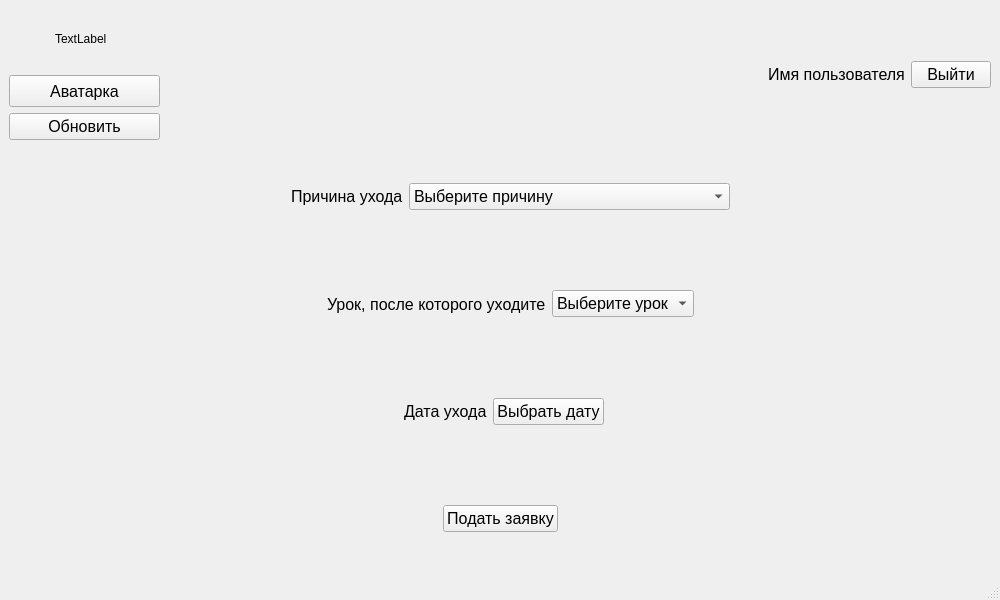
<?xml version="1.0" encoding="UTF-8"?>
<ui version="4.0">
 <class>MainWindow</class>
 <widget class="QMainWindow" name="MainWindow">
  <property name="geometry">
   <rect>
    <x>0</x>
    <y>0</y>
    <width>1000</width>
    <height>600</height>
   </rect>
  </property>
  <property name="maximumSize">
   <size>
    <width>16777215</width>
    <height>16777215</height>
   </size>
  </property>
  <property name="windowTitle">
   <string>MainWindow</string>
  </property>
  <property name="layoutDirection">
   <enum>Qt::LeftToRight</enum>
  </property>
  <widget class="QWidget" name="centralwidget">
   <layout class="QVBoxLayout" name="verticalLayout">
    <item>
     <layout class="QHBoxLayout" name="horizontalLayout_3">
      <item>
       <layout class="QVBoxLayout" name="verticalLayout_2">
        <item>
         <layout class="QHBoxLayout" name="horizontalLayout_6">
          <item>
           <spacer name="horizontalSpacer_11">
            <property name="orientation">
             <enum>Qt::Horizontal</enum>
            </property>
            <property name="sizeHint" stdset="0">
             <size>
              <width>40</width>
              <height>20</height>
             </size>
            </property>
           </spacer>
          </item>
          <item>
           <widget class="QLabel" name="label_6">
            <property name="sizePolicy">
             <sizepolicy hsizetype="Fixed" vsizetype="Fixed">
              <horstretch>0</horstretch>
              <verstretch>0</verstretch>
             </sizepolicy>
            </property>
            <property name="minimumSize">
             <size>
              <width>60</width>
              <height>60</height>
             </size>
            </property>
            <property name="maximumSize">
             <size>
              <width>60</width>
              <height>60</height>
             </size>
            </property>
            <property name="text">
             <string>TextLabel</string>
            </property>
           </widget>
          </item>
          <item>
           <spacer name="horizontalSpacer_10">
            <property name="orientation">
             <enum>Qt::Horizontal</enum>
            </property>
            <property name="sizeHint" stdset="0">
             <size>
              <width>40</width>
              <height>20</height>
             </size>
            </property>
           </spacer>
          </item>
         </layout>
        </item>
        <item>
         <widget class="QPushButton" name="pushButton_5">
          <property name="sizePolicy">
           <sizepolicy hsizetype="Minimum" vsizetype="Fixed">
            <horstretch>0</horstretch>
            <verstretch>0</verstretch>
           </sizepolicy>
          </property>
          <property name="minimumSize">
           <size>
            <width>60</width>
            <height>32</height>
           </size>
          </property>
          <property name="maximumSize">
           <size>
            <width>16777215</width>
            <height>16777215</height>
           </size>
          </property>
          <property name="font">
           <font>
            <pointsize>12</pointsize>
           </font>
          </property>
          <property name="text">
           <string>Аватарка</string>
          </property>
          <property name="autoRepeat">
           <bool>false</bool>
          </property>
         </widget>
        </item>
        <item>
         <widget class="QPushButton" name="pushButton_2">
          <property name="font">
           <font>
            <pointsize>12</pointsize>
           </font>
          </property>
          <property name="text">
           <string>Обновить</string>
          </property>
         </widget>
        </item>
       </layout>
      </item>
      <item>
       <spacer name="horizontalSpacer">
        <property name="orientation">
         <enum>Qt::Horizontal</enum>
        </property>
        <property name="sizeHint" stdset="0">
         <size>
          <width>40</width>
          <height>20</height>
         </size>
        </property>
       </spacer>
      </item>
      <item>
       <spacer name="horizontalSpacer_12">
        <property name="orientation">
         <enum>Qt::Horizontal</enum>
        </property>
        <property name="sizeHint" stdset="0">
         <size>
          <width>40</width>
          <height>20</height>
         </size>
        </property>
       </spacer>
      </item>
      <item>
       <spacer name="horizontalSpacer_13">
        <property name="orientation">
         <enum>Qt::Horizontal</enum>
        </property>
        <property name="sizeHint" stdset="0">
         <size>
          <width>40</width>
          <height>20</height>
         </size>
        </property>
       </spacer>
      </item>
      <item>
       <spacer name="horizontalSpacer_14">
        <property name="orientation">
         <enum>Qt::Horizontal</enum>
        </property>
        <property name="sizeHint" stdset="0">
         <size>
          <width>40</width>
          <height>20</height>
         </size>
        </property>
       </spacer>
      </item>
      <item>
       <widget class="QLabel" name="label_4">
        <property name="font">
         <font>
          <pointsize>12</pointsize>
         </font>
        </property>
        <property name="text">
         <string>Имя пользователя</string>
        </property>
       </widget>
      </item>
      <item>
       <widget class="QPushButton" name="pushButton_4">
        <property name="font">
         <font>
          <pointsize>12</pointsize>
         </font>
        </property>
        <property name="text">
         <string>Выйти</string>
        </property>
        <property name="autoRepeat">
         <bool>false</bool>
        </property>
       </widget>
      </item>
     </layout>
    </item>
    <item>
     <layout class="QHBoxLayout" name="horizontalLayout">
      <item>
       <spacer name="horizontalSpacer_2">
        <property name="orientation">
         <enum>Qt::Horizontal</enum>
        </property>
        <property name="sizeHint" stdset="0">
         <size>
          <width>40</width>
          <height>20</height>
         </size>
        </property>
       </spacer>
      </item>
      <item>
       <spacer name="verticalSpacer_4">
        <property name="orientation">
         <enum>Qt::Vertical</enum>
        </property>
        <property name="sizeHint" stdset="0">
         <size>
          <width>20</width>
          <height>40</height>
         </size>
        </property>
       </spacer>
      </item>
      <item>
       <widget class="QLabel" name="label">
        <property name="font">
         <font>
          <pointsize>12</pointsize>
         </font>
        </property>
        <property name="text">
         <string>Причина ухода</string>
        </property>
       </widget>
      </item>
      <item>
       <widget class="QComboBox" name="comboBox">
        <property name="enabled">
         <bool>true</bool>
        </property>
        <property name="sizePolicy">
         <sizepolicy hsizetype="Minimum" vsizetype="Fixed">
          <horstretch>0</horstretch>
          <verstretch>0</verstretch>
         </sizepolicy>
        </property>
        <property name="minimumSize">
         <size>
          <width>50</width>
          <height>0</height>
         </size>
        </property>
        <property name="font">
         <font>
          <pointsize>12</pointsize>
         </font>
        </property>
        <item>
         <property name="text">
          <string>Выберите причину</string>
         </property>
        </item>
        <item>
         <property name="text">
          <string>Врач/сдача анализов/диспансеризация</string>
         </property>
        </item>
        <item>
         <property name="text">
          <string>Семейные обстоятельства</string>
         </property>
        </item>
        <item>
         <property name="text">
          <string>Олимпиада</string>
         </property>
        </item>
        <item>
         <property name="text">
          <string>Соревнования/доп. занятия</string>
         </property>
        </item>
       </widget>
      </item>
      <item>
       <spacer name="horizontalSpacer_6">
        <property name="orientation">
         <enum>Qt::Horizontal</enum>
        </property>
        <property name="sizeHint" stdset="0">
         <size>
          <width>40</width>
          <height>20</height>
         </size>
        </property>
       </spacer>
      </item>
     </layout>
    </item>
    <item>
     <layout class="QHBoxLayout" name="horizontalLayout_2">
      <item>
       <spacer name="horizontalSpacer_3">
        <property name="orientation">
         <enum>Qt::Horizontal</enum>
        </property>
        <property name="sizeHint" stdset="0">
         <size>
          <width>40</width>
          <height>20</height>
         </size>
        </property>
       </spacer>
      </item>
      <item>
       <spacer name="verticalSpacer_5">
        <property name="orientation">
         <enum>Qt::Vertical</enum>
        </property>
        <property name="sizeHint" stdset="0">
         <size>
          <width>20</width>
          <height>40</height>
         </size>
        </property>
       </spacer>
      </item>
      <item>
       <widget class="QLabel" name="label_2">
        <property name="font">
         <font>
          <pointsize>12</pointsize>
         </font>
        </property>
        <property name="text">
         <string>Урок, после которого уходите</string>
        </property>
       </widget>
      </item>
      <item>
       <widget class="QComboBox" name="comboBox_2">
        <property name="font">
         <font>
          <pointsize>12</pointsize>
         </font>
        </property>
        <item>
         <property name="text">
          <string>Выберите урок</string>
         </property>
        </item>
        <item>
         <property name="text">
          <string>1</string>
         </property>
        </item>
        <item>
         <property name="text">
          <string>2</string>
         </property>
        </item>
        <item>
         <property name="text">
          <string>3</string>
         </property>
        </item>
        <item>
         <property name="text">
          <string>4</string>
         </property>
        </item>
        <item>
         <property name="text">
          <string>5</string>
         </property>
        </item>
        <item>
         <property name="text">
          <string>6</string>
         </property>
        </item>
       </widget>
      </item>
      <item>
       <spacer name="horizontalSpacer_7">
        <property name="orientation">
         <enum>Qt::Horizontal</enum>
        </property>
        <property name="sizeHint" stdset="0">
         <size>
          <width>40</width>
          <height>20</height>
         </size>
        </property>
       </spacer>
      </item>
     </layout>
    </item>
    <item>
     <layout class="QHBoxLayout" name="horizontalLayout_4">
      <item>
       <spacer name="horizontalSpacer_4">
        <property name="orientation">
         <enum>Qt::Horizontal</enum>
        </property>
        <property name="sizeHint" stdset="0">
         <size>
          <width>40</width>
          <height>20</height>
         </size>
        </property>
       </spacer>
      </item>
      <item>
       <spacer name="verticalSpacer_6">
        <property name="orientation">
         <enum>Qt::Vertical</enum>
        </property>
        <property name="sizeHint" stdset="0">
         <size>
          <width>20</width>
          <height>40</height>
         </size>
        </property>
       </spacer>
      </item>
      <item>
       <widget class="QLabel" name="label_3">
        <property name="font">
         <font>
          <pointsize>12</pointsize>
         </font>
        </property>
        <property name="text">
         <string>Дата ухода</string>
        </property>
       </widget>
      </item>
      <item>
       <widget class="QPushButton" name="pushButton">
        <property name="minimumSize">
         <size>
          <width>0</width>
          <height>0</height>
         </size>
        </property>
        <property name="font">
         <font>
          <pointsize>12</pointsize>
         </font>
        </property>
        <property name="text">
         <string>Выбрать дату</string>
        </property>
       </widget>
      </item>
      <item>
       <widget class="QLabel" name="label_5">
        <property name="text">
         <string/>
        </property>
       </widget>
      </item>
      <item>
       <spacer name="horizontalSpacer_8">
        <property name="orientation">
         <enum>Qt::Horizontal</enum>
        </property>
        <property name="sizeHint" stdset="0">
         <size>
          <width>40</width>
          <height>20</height>
         </size>
        </property>
       </spacer>
      </item>
     </layout>
    </item>
    <item>
     <layout class="QHBoxLayout" name="horizontalLayout_5">
      <item>
       <spacer name="horizontalSpacer_5">
        <property name="orientation">
         <enum>Qt::Horizontal</enum>
        </property>
        <property name="sizeHint" stdset="0">
         <size>
          <width>40</width>
          <height>20</height>
         </size>
        </property>
       </spacer>
      </item>
      <item>
       <spacer name="verticalSpacer_2">
        <property name="orientation">
         <enum>Qt::Vertical</enum>
        </property>
        <property name="sizeHint" stdset="0">
         <size>
          <width>20</width>
          <height>40</height>
         </size>
        </property>
       </spacer>
      </item>
      <item>
       <widget class="QPushButton" name="pushButton_3">
        <property name="font">
         <font>
          <pointsize>12</pointsize>
         </font>
        </property>
        <property name="text">
         <string>Подать заявку</string>
        </property>
       </widget>
      </item>
      <item>
       <spacer name="verticalSpacer_3">
        <property name="orientation">
         <enum>Qt::Vertical</enum>
        </property>
        <property name="sizeHint" stdset="0">
         <size>
          <width>20</width>
          <height>40</height>
         </size>
        </property>
       </spacer>
      </item>
      <item>
       <spacer name="horizontalSpacer_9">
        <property name="orientation">
         <enum>Qt::Horizontal</enum>
        </property>
        <property name="sizeHint" stdset="0">
         <size>
          <width>40</width>
          <height>20</height>
         </size>
        </property>
       </spacer>
      </item>
     </layout>
    </item>
   </layout>
  </widget>
  <widget class="QMenuBar" name="menubar">
   <property name="geometry">
    <rect>
     <x>0</x>
     <y>0</y>
     <width>1000</width>
     <height>26</height>
    </rect>
   </property>
  </widget>
  <widget class="QStatusBar" name="statusbar"/>
 </widget>
 <resources/>
 <connections/>
</ui>
